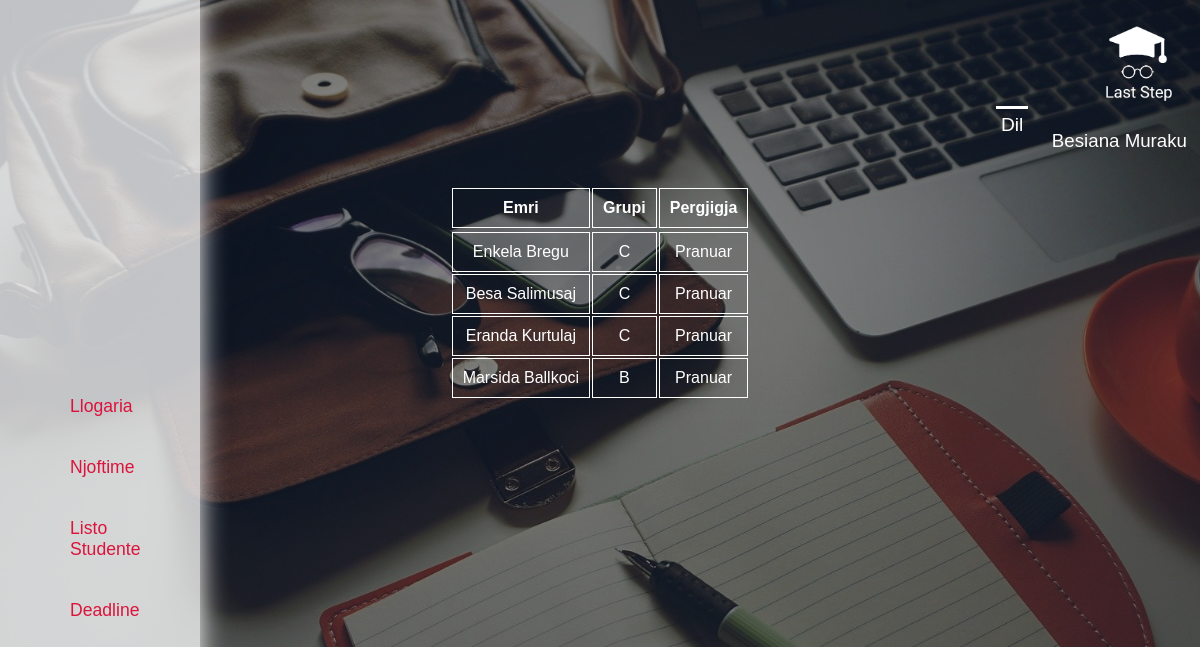
The app's page /pedagog/listostudent.php (signed in) with its own data.
### tables this page shows
CREATE TABLE `kerkesa` (
  `id_s` int(11) UNSIGNED NOT NULL,
  `id_p` int(11) UNSIGNED NOT NULL,
  `refuzuar` int(1) NOT NULL DEFAULT 0
);

CREATE TABLE `student` (
  `id` int(11) UNSIGNED NOT NULL,
  `email` varchar(50) NOT NULL,
  `emri` varchar(50) NOT NULL,
  `password` varchar(300) NOT NULL,
  `grupi` varchar(10) NOT NULL,
  `id_tema` int(11) UNSIGNED DEFAULT NULL,
  `dorezuar` int(1) NOT NULL DEFAULT 0
);

### pedagog/listostudent.php (the view, shortened to what this page needs)
<?php
require 'menupedagog.php';
?>
<?php
require '../includes/connection.php';
$output="";
$sql="SELECT kerkesa.id_s,kerkesa.id_p,kerkesa.refuzuar,student.emri,student.grupi,student.dorezuar FROM(kerkesa INNER JOIN student ON id_s=id)WHERE id_p=? AND NOT refuzuar=1 AND NOT dorezuar=1";
$stmt=mysqli_stmt_init($conn);
if(!mysqli_stmt_prepare($stmt,$sql))
{
  header("Location: menupedagog.php?error=sqlerror");
  exit();
}
else{
  mysqli_stmt_bind_param($stmt,"i",$_SESSION['sesUserId']);
  mysqli_stmt_execute($stmt);
  $result=mysqli_stmt_get_result($stmt);
  $output="<div class='container'><table><thead><tr><th>Emri</th><th>Grupi</th><th>Pergjigja</th><tr><tbody>";
  while($row=mysqli_fetch_assoc($result))
  {
     $sqlPranuar="SELECT * FROM pranuar WHERE id_studentp='".$row['id_s']."' AND id_pedagog='".$_SESSION['sesUserId']."'";
     $resultPranuar=mysqli_query($conn,$sqlPranuar);
     $count=mysqli_num_rows($resultPranuar);
     if($count>0)
     {
        $output.="<tr><td>".ucwords($row['emri'])."</td>";
        $output.="<td>".ucwords($row['grupi'])."</td>";
        $output.="<td>Pranuar</td></tr>";
  }
}
$output.="</tbody></table></div>";
}
echo $output;
?>

### header.php (shortened to what this page needs)
<!DOCTYPE html>
<html>
<head>
	<link rel="stylesheet" type="text/css" href=" styles/menu.css">
</head>
<body>
   <header>
   	<img src="/LastTime/logo.png">
   </header>
</body>

### pedagog/menupedagog.php (shortened to what this page needs)
<?php
  require'../header.php';
?>
<!DOCTYPE html>
<html>
<head>
	<link rel="stylesheet" type="text/css" href="../styles/menu.css">
</head>
<body>
	  <header>
        <?php
        if(isset($_SESSION['sesUserId']))
    {
      echo"<a class='logout' href='../includes/logout.php'>Dil</a>";
      echo"<h3>".ucwords($_SESSION['sesUserName'])."</h3>";
    }
        ?>
      </header>
            <nav>
                <ul>
                    <li><a href="llogariapedagog.php">Llogaria</a></li>
                    <li><a href="postonjoftim.php">Njoftime</a></li>
                    <li><a href="listostudent.php">Listo Studente</a></li>
                    <li><a href="deadline.php">Deadline</a></li>
                </ul>
            </nav>
</body>
</html>

### styles/menu.css (style rules this page uses)
body { height: 125vh; background-image:linear-gradient(rgba(0, 0, 0, 0.5),rgba(0, 0, 0, 0.5)),url(laptop.jpg); background-size: cover; font-family: sans-serif; background-repeat: no-repeat; }
nav { background-color: linear-gradient(rgba(255,255,255,0.75),rgba(255,255,255,0.75)),white; background-image: linear-gradient(rgba(255,255,255,0.75),rgba(255,255,255,0.75)); position: fixed; width:200px; height:100%; top: 0; left: 0; right: 0; display: flex; align-items: center; box-shadow: 0 0 25px 0 white; overflow: hidden; }
nav li { margin: 20px; list-style: none; padding: 10px; }
nav li a { color: #DC143C; text-decoration: none; font-size: 1.1em; }
.logout { text-decoration: none; color:white; font-family: sans-serif; font-size:1.2em; position: absolute; left:83%; padding:5px; border-color: white; border-top:solid; }

### header.php (style rules this page uses)
img { height:75px; float:right; margin-right: 20px; }
header { height:80px; }
h3 { color:white; float: right; padding:5px; font-weight: 50; margin-bottom:7px; }

### pedagog/listostudent.php (style rules this page uses)
.container { display:flex; flex-direction: column; align-items: center; align-content: center; justify-content: center; align-content: center; border-radius: 5px; border-width: thin; flex-wrap: column; width: 100%; }
.container td, th { text-align: center; color:white; border-color: white; border-style: solid; border-width: thin; padding: 10px; }

### records on screen
kerkesa: id_s.emri "Enkela Bregu", id_s.grupi "C"
kerkesa: id_s.emri "Besa Salimusaj", id_s.grupi "C"
kerkesa: id_s.emri "Eranda Kurtulaj", id_s.grupi "C"
kerkesa: id_s.emri "Marsida Ballkoci", id_s.grupi "B"

### other values on screen
$_SESSION['sesUserName'] "Besiana Muraku"
